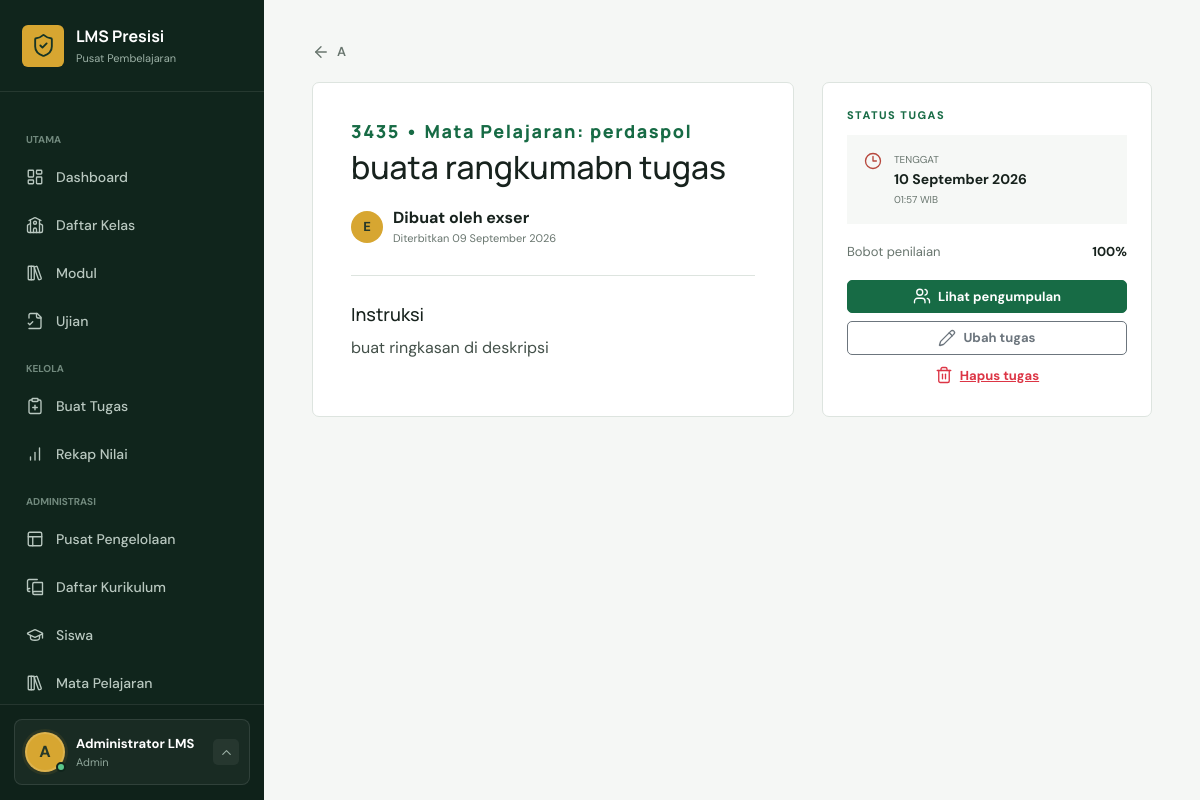
The page /tugas/2/ (signed in) on the database its author committed.
### lms/models.py (models this page shows, shortened)
class CustomUser(AbstractUser):
    class Role(models.TextChoices):
        ADMIN = "ADMIN", "Admin"
        GADIK = "GADIK", "Gadik"
        SERDIK = "SERDIK", "Serdik"
    nama_lengkap = models.CharField(max_length=255, blank=True)
    nip_nrp = models.CharField(max_length=30, unique=True, null=True, blank=True)
    tempat_lahir = models.CharField(max_length=100, blank=True)
    tanggal_lahir = models.DateField(null=True, blank=True)
    asal_pengiriman = models.CharField(max_length=150, blank=True)
    alamat = models.TextField(blank=True)
    role = models.CharField(max_length=10, choices=Role.choices, default=Role.SERDIK)
    @property
    def display_name(self):
        return self.nama_lengkap or self.get_full_name() or self.username

class Tugas(models.Model):
    kelas = models.ForeignKey(Kelas, on_delete=models.CASCADE, related_name="tugas")
    mapel = models.ForeignKey(MataPelajaran, on_delete=models.PROTECT, related_name="tugas")
    gadik = models.ForeignKey(CustomUser, on_delete=models.PROTECT, related_name="tugas_dibuat")
    judul_tugas = models.CharField(max_length=200)
    instruksi = models.TextField()
    file_lampiran = models.FileField(upload_to="tugas/lampiran/%Y/%m/", blank=True)
    deadline = models.DateTimeField()
    bobot = models.PositiveSmallIntegerField(default=100, help_text="Bobot nilai dalam persen.")
    created_at = models.DateTimeField(auto_now_add=True)
    class Meta:
        ordering = ["deadline"]
        verbose_name_plural = "Tugas"

class Kelas(models.Model):
    nama_kelas = models.CharField(max_length=50)
    kurikulum = models.ForeignKey(Kurikulum, on_delete=models.PROTECT, related_name="kelas")
    gadik_pembina = models.ForeignKey(
        CustomUser,
        on_delete=models.SET_NULL,
        null=True,
        blank=True,
        limit_choices_to={"role": CustomUser.Role.GADIK},
        related_name="kelas_binaan",
    )
    class Meta:
        ordering = ["nama_kelas"]
        verbose_name_plural = "Kelas"
    def __str__(self):
        return self.nama_kelas

class MataPelajaran(models.Model):
    kurikulum = models.ForeignKey(Kurikulum, on_delete=models.CASCADE, related_name="mata_pelajaran")
    kode_mapel = models.CharField(max_length=20)
    nama_mapel = models.CharField(max_length=100)
    gadik_pengajar = models.ManyToManyField(
        CustomUser,
        blank=True,
        limit_choices_to={"role": CustomUser.Role.GADIK},
        related_name="mata_pelajaran_diampu",
    )
    class Meta:
        ordering = ["kode_mapel"]
        constraints = [
            models.UniqueConstraint(fields=["kurikulum", "kode_mapel"], name="unik_kode_mapel_per_kurikulum")
        ]
        verbose_name_plural = "Mata pelajaran"

### lms/views.py (the view)
# urls.py: path("tugas/<int:pk>/", views.detail_tugas, name="detail_tugas"),
@login_required
def detail_tugas(request, pk):
    tugas_queryset = Tugas.objects.select_related("kelas", "mapel", "gadik").filter(
        kelas__in=kelas_for_user(request.user)
    )
    if request.user.role == CustomUser.Role.GADIK:
        tugas_queryset = tugas_queryset.filter(mapel__gadik_pengajar=request.user)
    tugas = get_object_or_404(tugas_queryset, pk=pk)
    pengumpulan = None
    if request.user.role == CustomUser.Role.SERDIK:
        pengumpulan = PengumpulanTugas.objects.select_related("dinilai_oleh").filter(
            tugas=tugas, serdik=request.user
        ).first()
    return render(request, "lms/detail_tugas.html", {"tugas": tugas, "pengumpulan": pengumpulan})

### lms/views.py (called while the page is built)
def kelas_for_user(user):
    queryset = Kelas.objects.select_related("kurikulum", "gadik_pembina")
    if user.is_superuser or user.role == CustomUser.Role.ADMIN:
        return queryset
    if user.role == CustomUser.Role.GADIK:
        return queryset.filter(
            Q(gadik_pembina=user) | Q(kurikulum__mata_pelajaran__gadik_pengajar=user)
        ).distinct()
    return queryset.filter(anggota__serdik=user)

### templates/lms/detail_tugas.html (shortened to what this page needs)
{% extends 'base.html' %}
{% block content %}
  <a class="back-link" href="{% url 'detail_kelas' tugas.kelas_id %}"><i data-lucide="arrow-left"></i>{{ tugas.kelas }}</a>
  <div class="detail-layout">
    <article class="detail-main">
      <h2 class="eyebrow">{{ tugas.mapel.kode_mapel }} &bull; Mata Pelajaran: {{ tugas.mapel.nama_mapel }}</h2>
      <h1>{{ tugas.judul_tugas }}</h1>
      <div class="author-line">
        <span class="avatar avatar-sm">{{ tugas.gadik.display_name|slice:':1' }}</span><span><strong>Dibuat oleh {{ tugas.gadik.display_name }}</strong><small>Diterbitkan {{ tugas.created_at|date:'d F Y' }}</small></span>
      </div>
      <hr /><h2>Instruksi</h2><div class="instruction-copy">{{ tugas.instruksi|linebreaks }}</div>
    </article>
    <aside class="submission-panel">
      <p class="eyebrow">STATUS TUGAS</p>
      <div class="deadline-box">
        <i data-lucide="clock-3"></i><span><small>TENGGAT</small><strong>{{ tugas.deadline|date:'d F Y' }}</strong><small>{{ tugas.deadline|date:'H:i' }} WIB</small></span>
      </div>
      <div class="weight-line">
        <span>Bobot penilaian</span><strong>{{ tugas.bobot }}%</strong>
      </div>
      {% if user.role == 'SERDIK' %}
        {% if pengumpulan %}
          <div class="submission-confirmation">
            <span><i data-lucide="circle-check-big"></i></span>
            <div><strong>Tugas sudah dikumpulkan</strong><small>Dikirim {{ pengumpulan.submitted_at|date:'d M Y, H:i' }} WIB</small></div>
          </div>
          <div class="status-block">
            <span class="status-badge status-{{ pengumpulan.status|lower }}">{{ pengumpulan.get_status_display }}</span>{% if pengumpulan.nilai != None %}
              <div class="grade-display">
                <small>NILAI</small><strong>{{ pengumpulan.nilai }}</strong>
              </div>
              <p><strong>Dinilai oleh {{ pengumpulan.dinilai_oleh.display_name|default:'Belum tercatat' }}</strong></p>
              <p>{{ pengumpulan.catatan_gadik|default:'Belum ada umpan balik.' }}</p>
            {% endif %}
          </div>
        {% endif %}
        {% if not pengumpulan or pengumpulan.status != 'DINILAI' %}
          <a class="btn btn-primary w-100" href="{% url 'kumpulkan_tugas' tugas.pk %}">
            <i data-lucide="upload"></i>{% if pengumpulan %}
              Unggah ulang
            {% else %}
              Kumpulkan tugas
            {% endif %}
          </a>
        {% endif %}
      {% elif user.role == 'GADIK' or user.role == 'ADMIN' or user.is_superuser %}
        <a class="btn btn-primary w-100" href="{% url 'daftar_pengumpulan' tugas.pk %}"><i data-lucide="users"></i>Lihat pengumpulan</a>
        {% if tugas.gadik_id == user.id or user.role == 'ADMIN' or user.is_superuser %}
          <a class="btn btn-outline-secondary w-100 mt-2" href="{% url 'ubah_tugas' tugas.pk %}"><i data-lucide="pencil"></i>Ubah tugas</a>
          <a class="btn btn-link text-danger w-100 mt-1" href="{% url 'hapus_tugas' tugas.pk %}"><i data-lucide="trash-2"></i>Hapus tugas</a>
        {% endif %}
      {% endif %}
    </aside>
  </div>
{% endblock %}

### templates/base.html (shortened to what this page needs)
{% load static %}
<!doctype html>
<html lang="id">
<head>
    <link href="https://cdn.jsdelivr.net/npm/bootstrap@5.3.8/dist/css/bootstrap.min.css" rel="stylesheet">
    <link rel="stylesheet" href="{% static 'css/app.css' %}">
</head>
<body>
    <div class="app-shell">
        <aside class="sidebar offcanvas-lg offcanvas-start" tabindex="-1" id="sidebar">
            <div class="sidebar-head">
                <a class="brand" href="{% url 'dashboard' %}">
                    <span class="brand-mark"><i data-lucide="shield-check"></i></span>
                    <span><strong>LMS Presisi</strong><small>Pusat Pembelajaran</small></span>
                </a>
            </div>
            <nav class="sidebar-nav">
                <span class="nav-caption">UTAMA</span>
                <a href="{% url 'dashboard' %}" class="nav-item {% if request.resolver_match.url_name == 'dashboard' %}active{% endif %}">
                    <i data-lucide="layout-dashboard"></i><span>Dashboard</span>
                </a>
                <a href="{% url 'daftar_kelas' %}" class="nav-item {% if 'kelas' in request.path %}active{% endif %}">
                    <i data-lucide="school"></i><span>{% if user.role == 'ADMIN' or user.is_superuser %}Daftar Kelas{% else %}Kelas Saya{% endif %}</span>
                </a>
                <a href="{% url 'daftar_modul' %}" class="nav-item {% if request.resolver_match.url_name == 'daftar_modul' %}active{% endif %}">
                    <i data-lucide="library-big"></i><span>Modul</span>
                </a>
                <a href="{% url 'daftar_ujian' %}" class="nav-item {% if 'ujian' in request.resolver_match.url_name %}active{% endif %}">
                    <i data-lucide="file-check-2"></i><span>Ujian</span>
                </a>
                {% if user.role == 'GADIK' or user.role == 'ADMIN' or user.is_superuser %}
                <span class="nav-caption">KELOLA</span>
                <a href="{% url 'buat_tugas' %}" class="nav-item"><i data-lucide="clipboard-plus"></i><span>Buat Tugas</span></a>
                {% if user.role == 'ADMIN' or user.is_superuser %}<a href="{% url 'daftar_nilai' %}" class="nav-item {% if request.resolver_match.url_name == 'daftar_nilai' %}active{% endif %}"><i data-lucide="chart-no-axes-column-increasing"></i><span>Rekap Nilai</span></a>{% endif %}
                {% endif %}
                {% if user.role == 'ADMIN' or user.is_superuser %}
                <span class="nav-caption">ADMINISTRASI</span>
                <a href="{% url 'pengelolaan_admin' %}" class="nav-item {% if request.resolver_match.url_name == 'pengelolaan_admin' %}active{% endif %}"><i data-lucide="panels-top-left"></i><span>Pusat Pengelolaan</span></a>
                <a href="{% url 'daftar_kurikulum' %}" class="nav-item {% if 'kurikulum' in request.resolver_match.url_name %}active{% endif %}"><i data-lucide="book-copy"></i><span>Daftar Kurikulum</span></a>
                <a href="{% url 'daftar_siswa' %}" class="nav-item {% if 'siswa' in request.resolver_match.url_name %}active{% endif %}"><i data-lucide="graduation-cap"></i><span>Siswa</span></a>
                <a href="{% url 'daftar_mata_pelajaran' %}" class="nav-item"><i data-lucide="library-big"></i><span>Mata Pelajaran</span></a>
                {% endif %}
            </nav>
            <div class="sidebar-user dropup">
                <button class="sidebar-user-trigger" type="button" data-bs-toggle="dropdown" data-bs-display="static" aria-expanded="false" aria-label="Buka menu profil">
                    <span class="account-avatar">
                        <span class="avatar">{{ user.display_name|slice:":1"|upper }}</span>
                        <span class="account-status" aria-hidden="true"></span>
                    </span>
                    <span class="user-copy"><strong>{{ user.display_name }}</strong><small>{{ user.get_role_display }}</small></span>
                    <span class="sidebar-user-chevron"><i data-lucide="chevron-up"></i></span>
                </button>
            </div>
        </aside>
        <main class="main-content">
            <div class="content-wrap">
                {% block content %}{% endblock %}
            </div>
        </main>
    </div>
</body>
</html>

### rows shown on the page
CustomUser: display_name "A", display_name "Administrator LMS", role "Admin"
Tugas: kelas "A", mapel.kode_mapel "3435", mapel.nama_mapel "perdaspol", judul_tugas "buata rangkumabn tugas", gadik.display_name "E", gadik.display_name "exser", created_at "09 September 2026", instruksi "buat ringkasan di deskripsi", deadline "10 September 2026", deadline "01:57", bobot "100"
